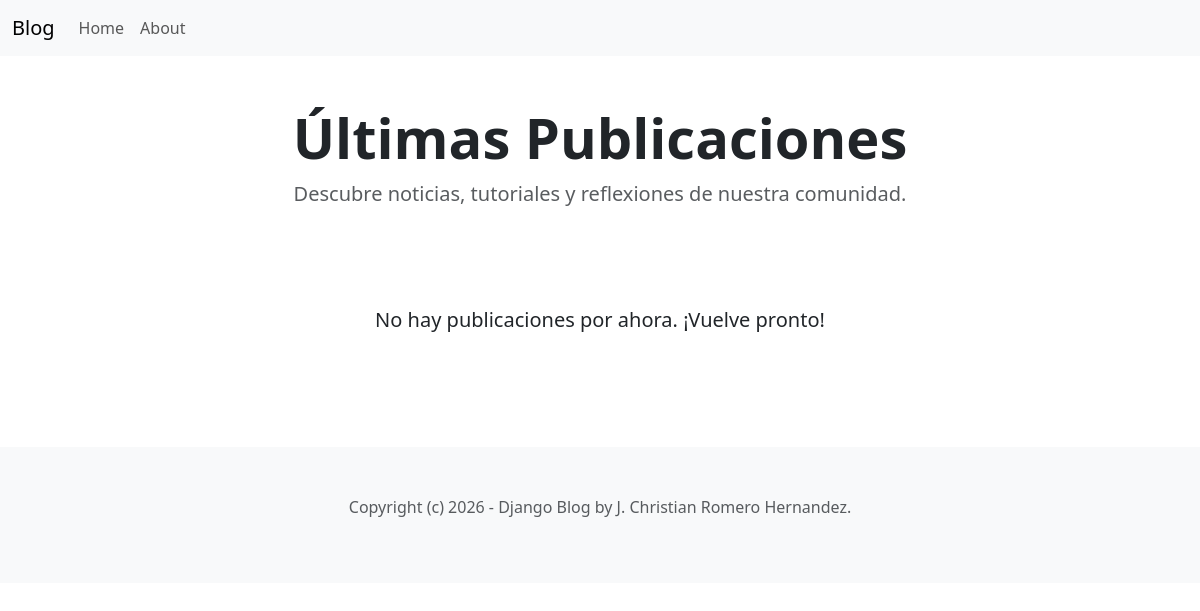
The app's page /, older data.
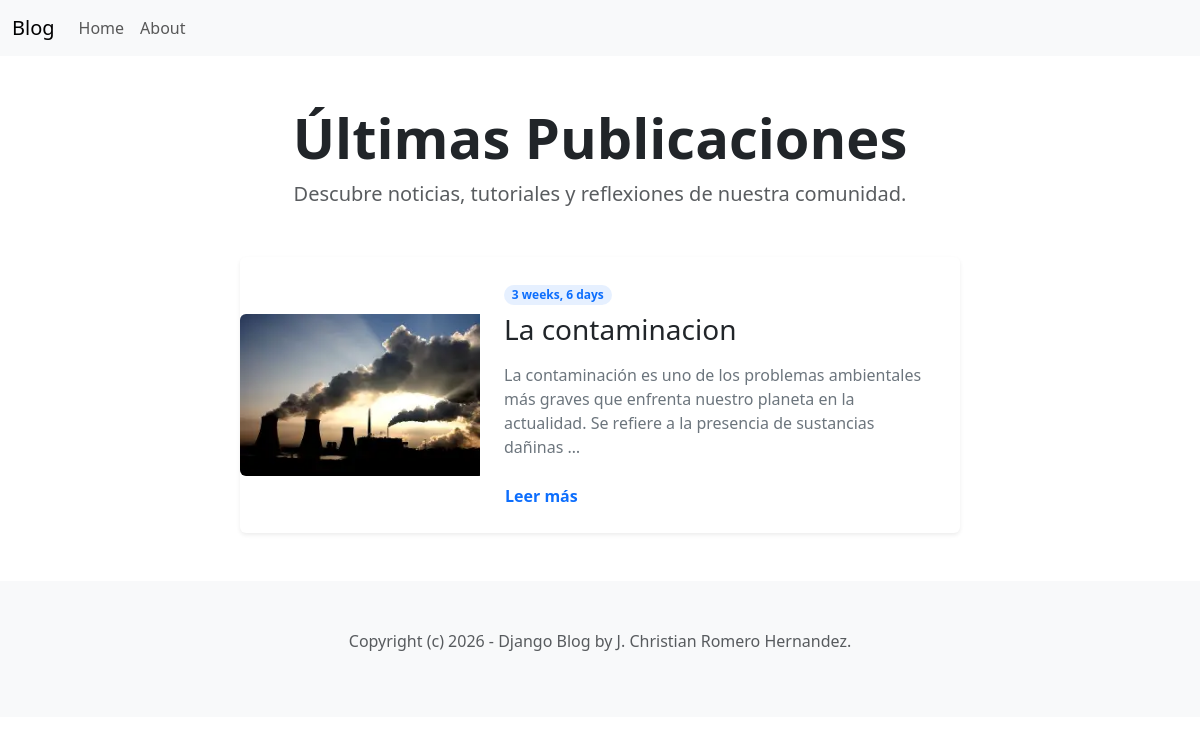
The same page, newer data.
### blog/models.py (models this page shows, shortened)
class Post(models.Model):
    ACTIVE = 'active'
    DRAFT = 'draft'
    CHOICES_STATUS = [
        (ACTIVE, 'Active'),
        (DRAFT, 'Draft'),
    ]
    category = models.ForeignKey(Category, related_name='posts', on_delete=models.CASCADE)
    title = models.CharField(max_length=225)
    intro = models.TextField()
    body = models.TextField()
    created_at = models.DateTimeField(auto_now_add=True)
    status = models.CharField(max_length=10, choices=CHOICES_STATUS, default=ACTIVE)
    image = models.ImageField(upload_to='upload', blank=True, null=True)

### blog/views.py (the view)
# urls.py: path('', home, name='home'),
def home(request):
    posts = Post.objects.filter(status=Post.ACTIVE).order_by('-created_at')
    context = {
        'posts': posts
    }
    return render(request, 'blog/home.html', context)

### blog/templates/blog/home.html (shortened to what this page needs)
{% extends 'blog/base.html' %}
{% block content %}
<div class="container py-5">
    <header class="mb-5 text-center">
        <h1 class="display-4 fw-bold">Últimas Publicaciones</h1>
        <p class="lead text-muted">Descubre noticias, tutoriales y reflexiones de nuestra comunidad.</p>
    </header>
    <div class="row g-4 justify-content-center">
        {% for post in posts %}
        <div class="col-12 col-md-10 col-lg-8">
            <article class="card h-100 border-0 shadow-sm hover-shadow transition-all">
                <div class="row g-0 align-items-center">
                    {% if post.image %}
                    <div class="col-md-4">
                        <img src="{{post.image.url}}"
                             class="img-fluid rounded-start h-100 object-fit-cover"
                             alt="{{post.title}}"
                             >
                    </div>
                    {% endif %}
                    <div class="{% if post.image %}col-md-8{% else %}col-12{% endif %}">
                        <div class="card-body p-4">
                            <div class="mb-2">
                                <span class="badge rounded-pill text-bg-primary bg-opacity-10 text-primary">
                                    {{ post.created_at|timesince }}
                                </span>
                            </div>
                            <h2 class="card-title h3 mb-3">
                                <a href="{% url 'post_detail' post.id %}" class="text-decoration-none text-dark link-primary">
                                    {{ post.title }}
                                </a>
                            </h2>
                            <p class="card-text text-secondary mb-4">
                                {{ post.intro|truncatechars:160 }}
                            </p>
                            <div class="d-flex justify-content-between align-items-center">
                                <a href="{% url 'post_detail' post.id %}" class="btn btn-link p-0 text-decoration-none fw-bold">
                                    Leer más
                                </a>
                            </div>
                        </div>
                    </div>
                </div>
            </article>
        </div>
        {% empty %}
        <div class="col-12 text-center py-5">
            <p class="lead">No hay publicaciones por ahora. ¡Vuelve pronto!</p>
        </div>
        {% endfor %}
    </div>
</div>
{% endblock %}

### blog/templates/blog/base.html (shortened to what this page needs)
<!DOCTYPE html>
<html lang="en">
<head>
    <link href="https://cdn.jsdelivr.net/npm/bootstrap@5.3.8/dist/css/bootstrap.min.css" rel="stylesheet">
    <link rel="stylesheet" href="https://cdnjs.cloudflare.com/ajax/libs/font-awesome/4.7.0/css/font-awesome.min.css">
</head>
<body>
    {% include 'blog/navbar.html' %}
    <section class="container">
        {% block content %}
        {% endblock %}
    </section>
    <footer class="py-5 text-center text-body-secondary bg-body-tertiary">
        <p>Copyright (c) 2026 - Django Blog by J. Christian Romero Hernandez. </p>
    </footer>
</body>
</html>

### blog/templates/blog/navbar.html (shortened to what this page needs)
<nav class="navbar navbar-expand-lg bg-body-tertiary">
  <div class="container-fluid">
    <a class="navbar-brand" href="#">Blog</a>
    <div class="collapse navbar-collapse" id="navbarSupportedContent">
      <ul class="navbar-nav me-auto mb-2 mb-lg-0">
        <li class="nav-item">
          <a class="nav-link" href="{% url 'home' %}">Home</a>
        </li>
        <li class="nav-item">
          <a class="nav-link" href="">About</a>
        </li>
      </ul>
    </div>
  </div>
</nav>

### blog/templates/blog/home.html (style rules this page uses)
.hover-shadow { transition: transform 0.3s ease, box-shadow 0.3s ease; }
.object-fit-cover { object-fit: cover; }
.transition-all { transition: all 0.3s ease-in-out; }

Row changes from the older to the newer data that the page shows:
added Post: image (picture), created_at "3 weeks, 6 days", title "La contaminacion", intro "La contaminación es uno de los problemas ambientales más graves que enfrenta nuestro planeta en la actualidad. Se refiere a la presencia de sustancias dañinas …"
Text that changed along with them:
text no longer shown: "No hay publicaciones por ahora. ¡Vuelve pronto!"
